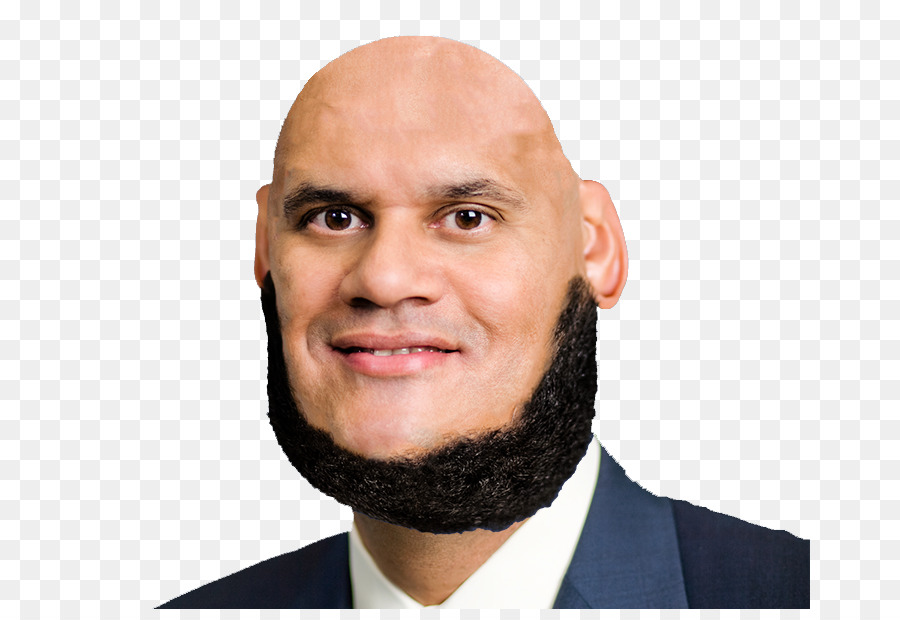
%> input picture bald_reggie.bmp, 900 x 620 px
$ octave noisy_reggie.m   (GNU Octave 9; MATLAB toolbox functions it lacks are replaced by stand-ins)
%> lines starting %> are read from the running program, lines starting %| are printed output that depends on the picture
bald_reggie = imread('bald_reggie.bmp');
%> bald_reggie is the input picture: size 620x900x3 uint8; mean R, G, B 213, 201.2, 196.4
gray_reggie = rgb2gray(bald_reggie);
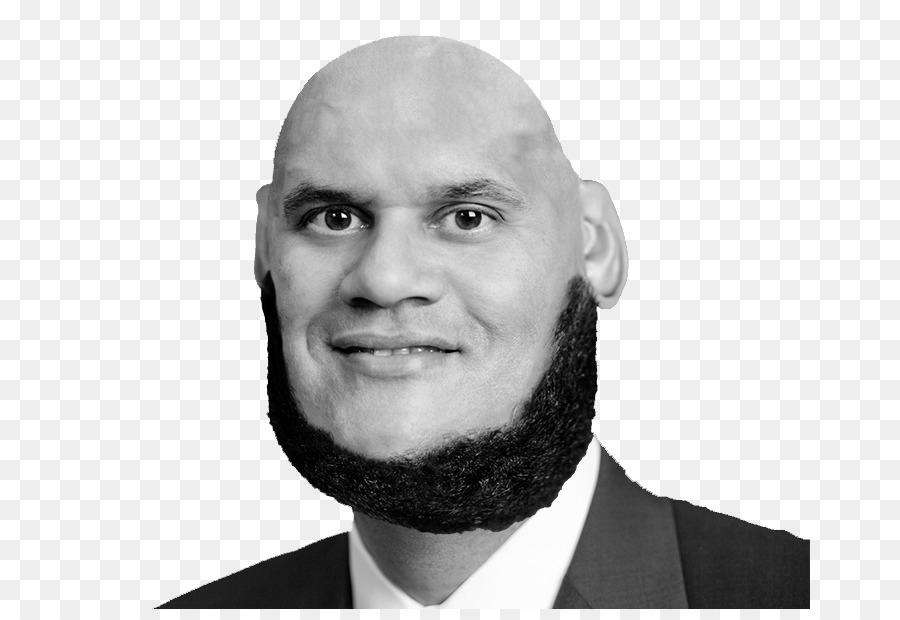
%> gray_reggie: size 620x900 uint8; min 0, max 255, mean 204.2
gaussian_reggie2 = imnoise(gray_reggie, 'gaussian', 0.5);
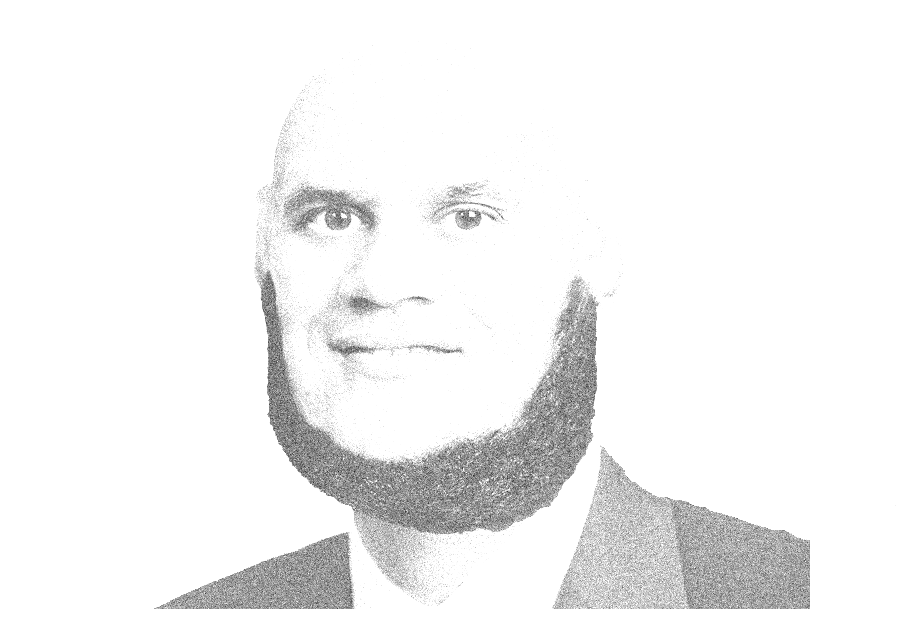
%> gaussian_reggie2: size 620x900 uint8; min 23, max 255, mean 242.6
salty_reggie2 = imnoise(gray_reggie, 'salt & pepper', 0.7);
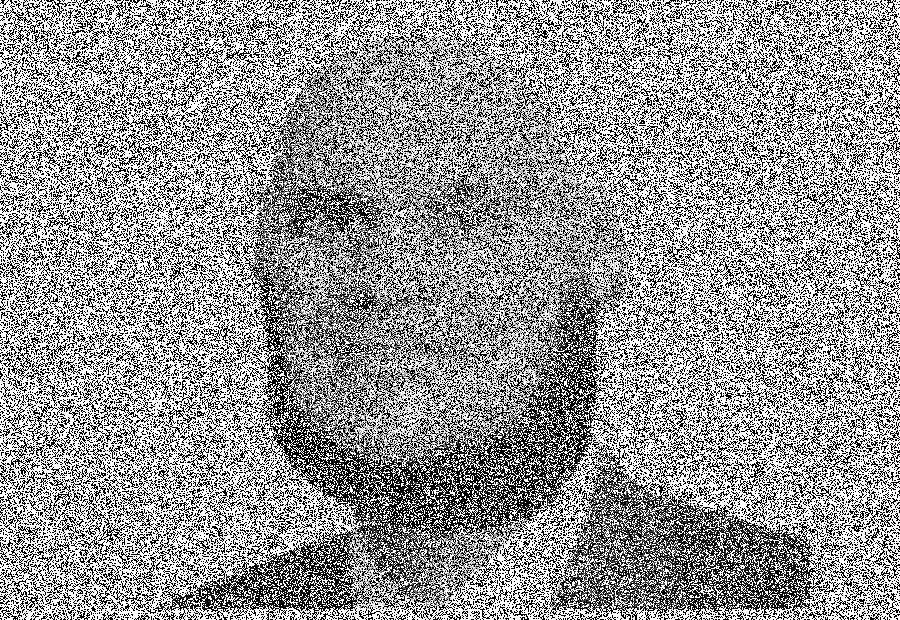
%> salty_reggie2: size 620x900 uint8; min 0, max 255, mean 150.4

%figure,image(gaussian_reggie2),axis off,colormap gray(256)
%figure,image(salty_reggie2),axis off,colormap gray(256)
